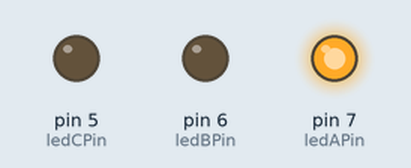
Recording of a sketch running on a simulated Arduino Uno, built with avr-gcc and run on an emulated ATmega328P. On the bench: output pins drawn as LEDs (lit = HIGH).

Above: at 0.5 s.
At 2.25 s:
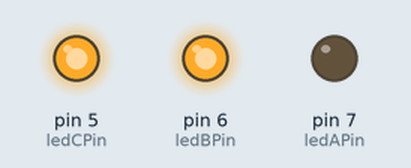
At 3.9 s:
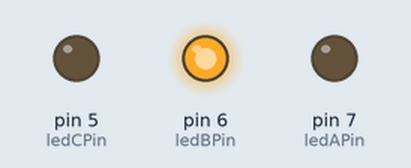
Timing chart, 0 to 5.5 s (numbered marks = the images above):
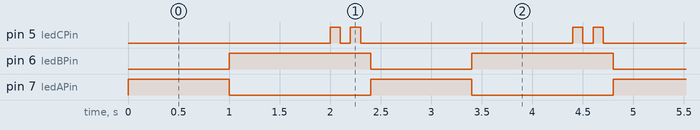

The sketch:

P60_3_LED.ino
```cpp
int ledAPin = 7;
int ledBPin = 6;
int ledCPin = 5;

void setup() {
  pinMode(ledAPin, OUTPUT);
  pinMode(ledBPin, OUTPUT);
  pinMode(ledCPin, OUTPUT);
}

void loop() {
  digitalWrite(ledAPin, HIGH);
  digitalWrite(ledBPin, LOW);
  delay(1000);
  digitalWrite(ledAPin, LOW);
  digitalWrite(ledBPin, HIGH);
  delay(1000);

  digitalWrite(ledCPin, HIGH);
  delay(100);
  digitalWrite(ledCPin, LOW);
  delay(100);
  digitalWrite(ledCPin, HIGH);
  delay(100);
  digitalWrite(ledCPin, LOW);
  delay(100);
}
```

Measured:
- by itself, pin 5 (ledCPin): repeats every 2.4 s: LOW 0.10 s, HIGH 0.10 s, LOW 2.1 s, HIGH 0.10 s
- by itself, pin 6 (ledBPin): alternates HIGH for 1.4 s and LOW for 1.0 s
- by itself, pin 7 (ledAPin): alternates HIGH for 1.0 s and LOW for 1.4 s
